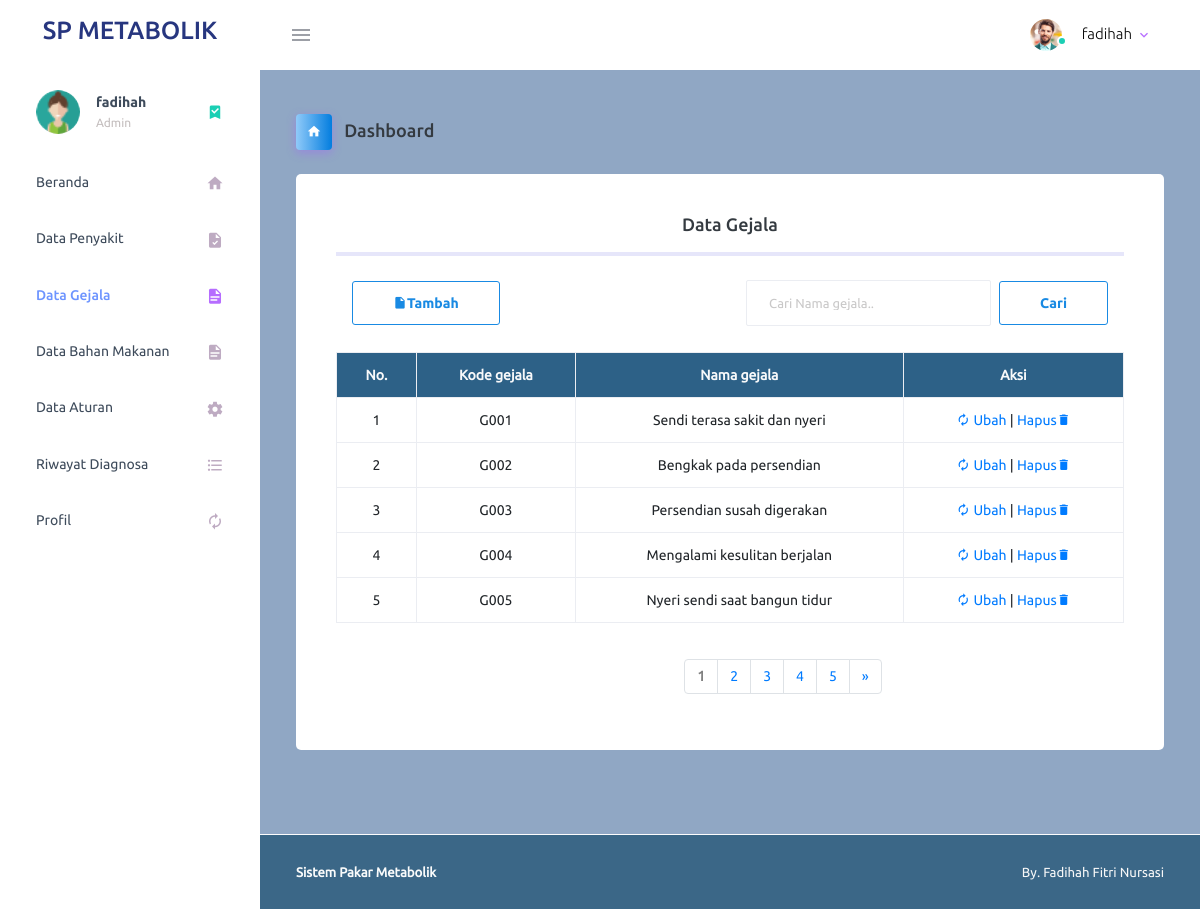
/page/dokter/dgejala.php (signed in), run on an earlier commit of the app's database.
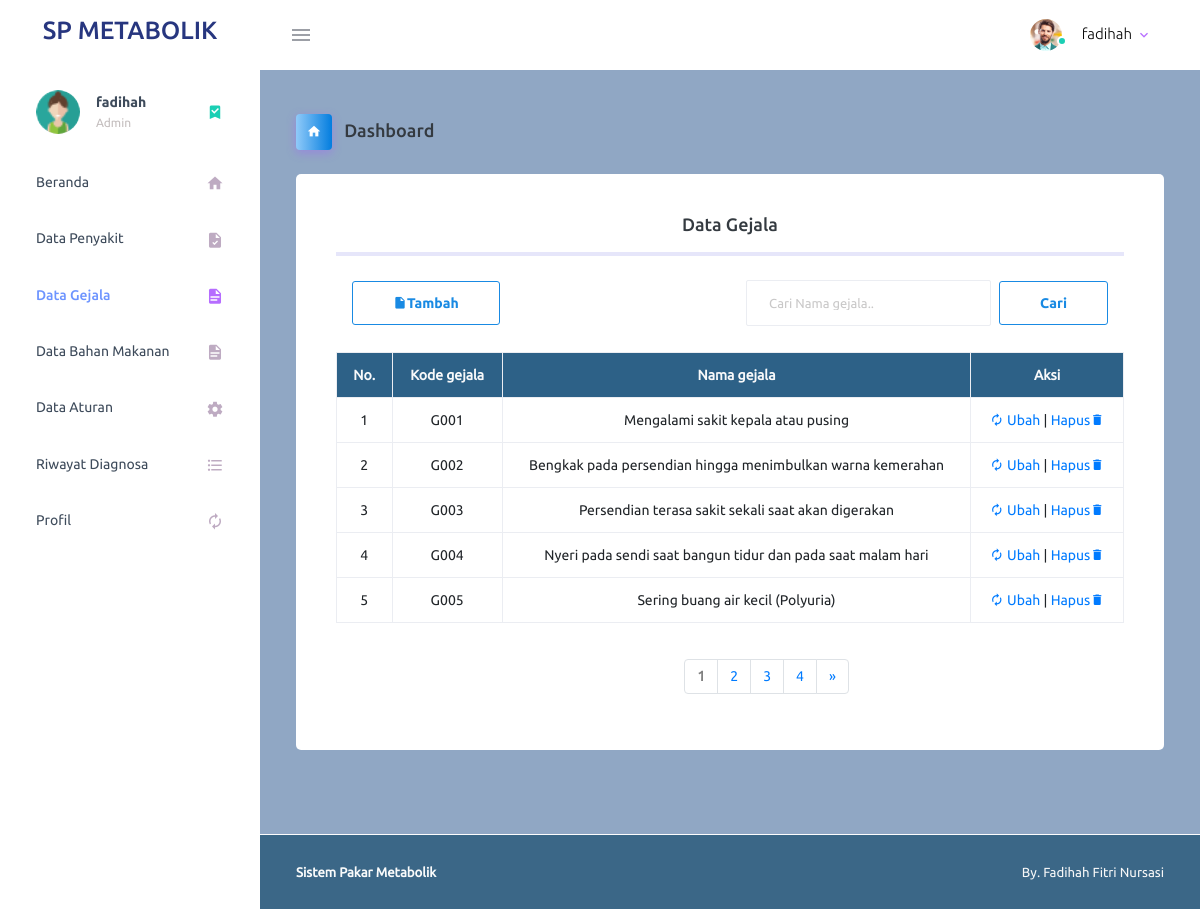
And on a later commit of the database.
### tables this page shows
CREATE TABLE `gejala` (
  `id_gejala` int(5) NOT NULL,
  `kode_gejala` varchar(5) NOT NULL,
  `nama_gejala` text NOT NULL
);

### page/koneksi.php (called while the page is built, shortened)
<?php
$conn = mysqli_connect("localhost", "root", "", "metabolik");
function query($query) {
    global $conn;
    $result = mysqli_query($conn, $query);
    $rows = [];
    while( $row = mysqli_fetch_assoc($result) ) {
        $rows[] = $row;
    }
    return $rows;
}
?>

### page/dokter/dgejala.php (the view, shortened to what this page needs)
<?php
require '../koneksi.php';
$jumlahdataperhalaman = 5;
$jumlahdata = count(query("SELECT*FROM gejala"));
$jumlahhalaman = ceil($jumlahdata/$jumlahdataperhalaman);
$halamanaktif = (isset($_GET["halaman"])) ? $_GET["halaman"]:1;
$awaldata = ($jumlahdataperhalaman * $halamanaktif) - $jumlahdataperhalaman;
$dgejala = query("SELECT*FROM gejala ORDER BY id_gejala asc LIMIT $awaldata, $jumlahdataperhalaman");
?>
<!DOCTYPE html>
<html lang="en">
  <head>
    <link rel="stylesheet" href="../vendor/assets/vendors/mdi/css/materialdesignicons.min.css">
    <link rel="stylesheet" href="../vendor/assets/vendors/css/vendor.bundle.base.css">
    <link rel="stylesheet" href="../vendor/assets/css/style.css">
  </head>
  <body>
    <div class="container-scroller">
      <nav class="navbar default-layout-navbar col-lg-12 col-12 p-0 fixed-top d-flex flex-row">
        <div class="text-center navbar-brand-wrapper d-flex align-items-center justify-content-center">
          <a class="navbar-brand brand-logo" href="index.html"> <h3>SP METABOLIK</h3> </a>
        </div>
        <div class="navbar-menu-wrapper d-flex align-items-stretch">
          <button class="navbar-toggler navbar-toggler align-self-center" type="button" data-toggle="minimize">
            <span class="mdi mdi-menu"></span>
          </button>
          <ul class="navbar-nav navbar-nav-right">
            <li class="nav-item nav-profile dropdown">
              <a class="nav-link dropdown-toggle" id="profileDropdown" href="#" data-toggle="dropdown" aria-expanded="false">
                <div class="nav-profile-img">
                  <img src="../vendor/assets/images/faces/face1.jpg" alt="image">
                  <span class="availability-status online"></span>
                </div>
                <div class="nav-profile-text">
                  <p class="mb-1 text-black"> <?php echo $_SESSION["username"]; ?> </p>
                </div>
              </a>
            </li>
          </ul>
        </div>
      </nav>
      <div class="container-fluid page-body-wrapper">
        <nav class="sidebar sidebar-offcanvas" id="sidebar">
          <ul class="nav">
            <li class="nav-item nav-profile">
              <a href="#" class="nav-link">
                <div class="nav-profile-image">
                  <img src="../vendor/assets/images/faces-clipart/pic-3.png" alt="profile">
                </div>
                <div class="nav-profile-text d-flex flex-column">
                  <span class="font-weight-bold mb-2"> <?php echo $_SESSION["username"]; ?> </span>
                  <span class="text-secondary text-small"> <?php echo $_SESSION["role"]; ?> </span>
                </div>
                <i class="mdi mdi-bookmark-check text-success nav-profile-badge"></i>
              </a>
            </li>
            <li class="nav-item">
              <a class="nav-link" href="index_dokter.php">
                <span class="menu-title">Beranda</span>
                <i class="mdi mdi-home menu-icon"></i>
              </a>
            </li>
            <li class="nav-item">
              <a class="nav-link" href="dpenyakit.php">
                <span class="menu-title">Data Penyakit</span>
                <i class="mdi mdi-file-check menu-icon"></i>
              </a>
            </li>
            <li class="nav-item">
              <a class="nav-link" href="dgejala.php">
                <span class="menu-title">Data Gejala</span>
                <i class="mdi mdi-file-document menu-icon"></i>
              </a>
            </li>
            <li class="nav-item">
              <a class="nav-link" href="dpangan.php">
                <span class="menu-title">Data Bahan Makanan</span>
                <i class="mdi mdi-file-document menu-icon"></i>
              </a>
            </li>
            <li class="nav-item">
              <a class="nav-link" href="daturan.php">
                <span class="menu-title">Data Aturan</span>
                <i class="mdi mdi-settings menu-icon"></i>
              </a>
            </li>
            <li class="nav-item">
              <a class="nav-link" href="riwayat_diagnosa.php">
                <span class="menu-title">Riwayat Diagnosa</span>
                <i class="mdi mdi-format-list-bulleted menu-icon"></i>
              </a>
            </li>
            <li class="nav-item">
              <a class="nav-link" href="edit_profil_dokter.php?id=<?= $_SESSION["id_user"];?>">
                <span class="menu-title">Profil</span>
                <i class="mdi mdi-autorenew menu-icon"></i>
              </a>
            </li>
          </ul>
        </nav>
        <div class="main-panel">
          <div class="content-wrapper">
            <div class="page-header">
              <h3 class="page-title">
                <span class="page-title-icon bg-gradient-info text-white mr-2">
                  <i class="mdi mdi-home"></i>
                </span> Dashboard
              </h3>
            </div>
            <div class="row">
              <div class="col-12 grid-margin stretch-card">
                <div class="card">
                  <div class="card-body text-center">
                    <h4 class="card-title">Data Gejala</h4>
                    <hr>
                    <nav class="navbar navbar-light ">
                    <a class=" btn btn-outline-info mdi mdi-file btn-icon-prepend" href="tambah_gejala.php">Tambah</a>
                      <form class="form-inline" action="" method="post">
                        <input class="form-control mr-sm-2" type="text" placeholder="Cari Nama gejala.." name="keyword"  autocomplete="off" autofocus>
                        <button class="btn btn-outline-info my-2 my-sm-0" type="submit" name="cari_gejala">Cari</button>
                      </form>
                    </nav><br>
                        <table class="table table-bordered">
                            <tr class="text-center text-light" style="background-color:#2D6187;">
                            <th>No.</th>
                            <th>Kode gejala</th>
                            <th>Nama gejala</th>
                            <th>Aksi</th>
                            </tr>
                            <?php $i = 1; ?>
                            <?php foreach($dgejala as $row) : ?>
                            <tr class="text-center">
                            <td><?= $i; ?></td>
                            <td><?= $row["kode_gejala"]; ?> </td>
                            <td><?= $row["nama_gejala"];?> </td>
                            <td>
                              <a href="ubah_gejala.php?id=<?= $row["id_gejala"];?>" class="mdi mdi-autorenew"> Ubah</a> |
                              <a href="hapus_gejala.php?id=<?= $row["id_gejala"];?>" onclick=" return confirm('Yakin ingin menghapus data ?');">Hapus<a class="mdi mdi-delete"></a></a>
                            </td>
                            </tr>
                            <?php $i++; ?>
                            <?php endforeach; ?>
                        </table><br><br>
                        <div class="container">
                          <div class="row">
                            <div class="col-md-6 offset-md-5">
                              <nav aria-label="Page navigation example">
                                <ul class="pagination">
                                  <li class="page-item">
                                    <?php for($i=1; $i<=$jumlahhalaman; $i++) :?>
                                    <?php if($i==$halamanaktif) : ?>
                                      <a class="page-link" href="?halaman=<?= $i;?>" style="font-weight: bold; color: grey;"> <?= $i; ?> </a>
                                    <?php else :?>
                                      <li class="page-item"><a class="page-link" href="?halaman=<?= $i;?>"> <?= $i; ?> </a></li>
                                        <?php endif; ?>
                                        <?php endfor; ?>
                                      </li>
                                      <li class="page-item">
                                        <?php if($halamanaktif<$jumlahhalaman) :?>
                                        <a class="page-link" href="?halaman=<?= $halamanaktif+1; ?>" aria-label="Next">
                                        <span aria-hidden="true">&raquo;</span>
                                        </a>
                                        <?php endif ;?>
                                    </li>
                                  </ul>
                              </nav>
                            </div>
                          </div>
                        </div>
                  </div>
                </div>
              </div>
            </div>
          </div>
          <footer class="footer">
            <div class="container-fluid clearfix">
              <span class="text-muted d-block text-center text-sm-left d-sm-inline-block"> <b>Sistem Pakar Metabolik</b> </span>
              <span class="float-none float-sm-right d-block mt-1 mt-sm-0 text-center"> <a href="">By. Fadihah Fitri Nursasi</a> </span>
            </div>
          </footer>
        </div>
      </div>
    </div>
  </body>
</html>

What changed in the data, as far as the page shows it:
removed gejala: kode_gejala "G001", nama_gejala "Sendi terasa sakit dan nyeri"
removed gejala: kode_gejala "G002", nama_gejala "Bengkak pada persendian"
removed gejala: kode_gejala "G003", nama_gejala "Persendian susah digerakan"
removed gejala: kode_gejala "G004", nama_gejala "Mengalami kesulitan berjalan"
removed gejala: kode_gejala "G005", nama_gejala "Nyeri sendi saat bangun tidur"
added gejala: kode_gejala "G001", nama_gejala "Mengalami sakit kepala atau pusing"
added gejala: kode_gejala "G002", nama_gejala "Bengkak pada persendian hingga menimbulkan warna kemerahan"
added gejala: kode_gejala "G003", nama_gejala "Persendian terasa sakit sekali saat akan digerakan"
added gejala: kode_gejala "G004", nama_gejala "Nyeri pada sendi saat bangun tidur dan pada saat malam hari"
added gejala: kode_gejala "G005", nama_gejala "Sering buang air kecil (Polyuria)"
Also different on the page:
list line gone: "5"
